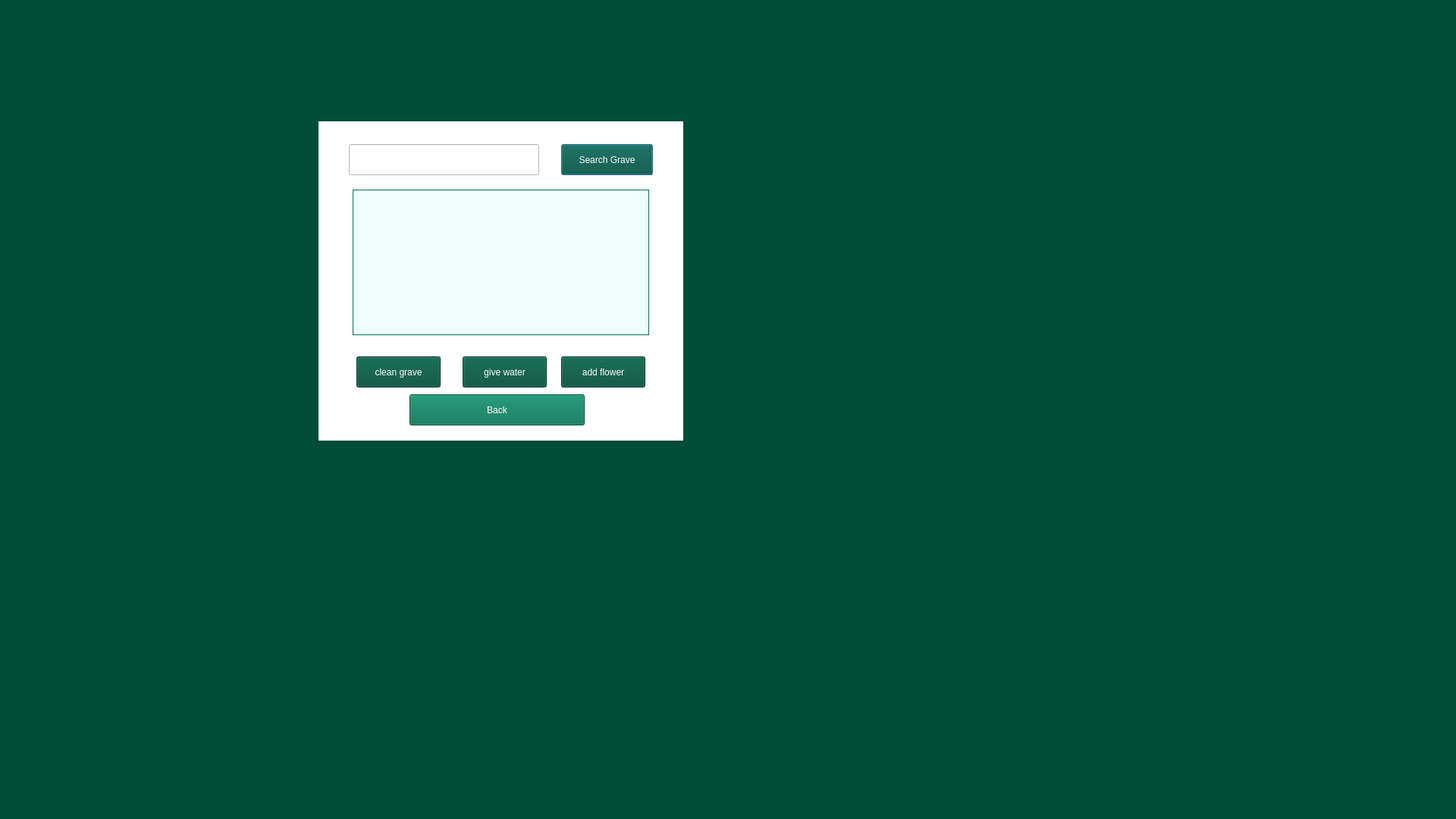
<?xml version="1.0" encoding="UTF-8"?>
<ui version="4.0">
 <class>searchDeadBody</class>
 <widget class="QDialog" name="searchDeadBody">
  <property name="geometry">
   <rect>
    <x>0</x>
    <y>0</y>
    <width>1920</width>
    <height>1080</height>
   </rect>
  </property>
  <property name="minimumSize">
   <size>
    <width>1920</width>
    <height>1080</height>
   </size>
  </property>
  <property name="windowTitle">
   <string>Dialog</string>
  </property>
  <property name="styleSheet">
   <string notr="true">background-color:rgb(0, 77, 56);
color: rgb(255, 255, 255);</string>
  </property>
  <widget class="QStackedWidget" name="stackedWidget">
   <property name="geometry">
    <rect>
     <x>420</x>
     <y>160</y>
     <width>481</width>
     <height>421</height>
    </rect>
   </property>
   <property name="styleSheet">
    <string notr="true">background-color: rgb(255, 255, 255);</string>
   </property>
   <property name="currentIndex">
    <number>0</number>
   </property>
   <widget class="QWidget" name="page_2">
    <widget class="QLineEdit" name="searchLineEdit">
     <property name="geometry">
      <rect>
       <x>40</x>
       <y>30</y>
       <width>251</width>
       <height>41</height>
      </rect>
     </property>
     <property name="styleSheet">
      <string notr="true">background-color: rgb(255, 255, 255);
color: rgb(0, 0, 0);
font: 11pt &quot;Segoe UI&quot;;</string>
     </property>
    </widget>
    <widget class="QPushButton" name="searchButton">
     <property name="geometry">
      <rect>
       <x>320</x>
       <y>30</y>
       <width>121</width>
       <height>41</height>
      </rect>
     </property>
     <property name="styleSheet">
      <string notr="true">background-color: rgb(0, 77, 56);
font: 600 12pt &quot;Segoe UI&quot;;
color: rgb(255, 255, 255);</string>
     </property>
     <property name="text">
      <string>Search Grave</string>
     </property>
    </widget>
    <widget class="QTableWidget" name="graveTable">
     <property name="geometry">
      <rect>
       <x>45</x>
       <y>90</y>
       <width>391</width>
       <height>192</height>
      </rect>
     </property>
     <property name="styleSheet">
      <string notr="true">QTableWidget {
    background-color: rgb(240, 255, 252); /* soft mint background for contrast */
    color: rgb(0, 50, 40); /* dark green text */
    gridline-color: rgb(180, 220, 210); /* soft line */
    border: 1px solid rgb(0, 112, 82);
    selection-background-color: rgb(0, 112, 82); /* selected row */
    selection-color: white;
    alternate-background-color: rgb(225, 245, 238); /* subtle alt row */
}

QTableWidget::item:hover {
    background-color: rgb(0, 112, 82);
    color: white;
}

QHeaderView::section {
    background-color: rgb(0, 112, 82);
    color: white;
    font-weight: bold;
    padding: 6px;
    border: 1px solid rgb(180, 220, 210);
}

QScrollBar:vertical, QScrollBar:horizontal {
    background: rgb(240, 255, 252);
    border: none;
    width: 12px;
    margin: 0px;
}

QScrollBar::handle:vertical, QScrollBar::handle:horizontal {
    background: rgb(0, 112, 82);
    border-radius: 6px;
    min-height: 20px;
}

QScrollBar::add-line:vertical, QScrollBar::sub-line:vertical,
QScrollBar::add-line:horizontal, QScrollBar::sub-line:horizontal {
    background: none;
    border: none;
}

QTableWidget {
    background-color: rgb(240, 255, 252); /* soft mint background for contrast */
    color: rgb(0, 50, 40); /* dark green text */
    gridline-color: rgb(180, 220, 210); /* soft line */
    border: 1px solid rgb(0, 112, 82);
    selection-background-color: rgb(0, 112, 82); /* selected row */
    selection-color: white;
    alternate-background-color: rgb(225, 245, 238); /* subtle alt row */
}

QTableWidget::item:hover {
    background-color: rgb(0, 112, 82);
    color: white;
}

QHeaderView::section {
    background-color: rgb(0, 112, 82);
    color: white;
    font-weight: bold;
    padding: 6px;
    border: 1px solid rgb(180, 220, 210);
}

QScrollBar:vertical, QScrollBar:horizontal {
    background: rgb(240, 255, 252);
    border: none;
    width: 12px;
    margin: 0px;
}

QScrollBar::handle:vertical, QScrollBar::handle:horizontal {
    background: rgb(0, 112, 82);
    border-radius: 6px;
    min-height: 20px;
}

QScrollBar::add-line:vertical, QScrollBar::sub-line:vertical,
QScrollBar::add-line:horizontal, QScrollBar::sub-line:horizontal {
    background: none;
    border: none;
}

QScrollBar:horizontal {
    background: rgb(240, 255, 252);
    border: none;
    height: 12px;  /* ✅ Corrected for horizontal */
    margin: 0px;
}</string>
     </property>
    </widget>
    <widget class="QPushButton" name="cleanButton">
     <property name="geometry">
      <rect>
       <x>50</x>
       <y>310</y>
       <width>111</width>
       <height>41</height>
      </rect>
     </property>
     <property name="styleSheet">
      <string notr="true">background-color: rgb(0,77,56);
color: rgb(255, 255, 255);
font: 12pt &quot;Segoe UI&quot;;</string>
     </property>
     <property name="text">
      <string>clean grave</string>
     </property>
    </widget>
    <widget class="QPushButton" name="waterButton">
     <property name="geometry">
      <rect>
       <x>190</x>
       <y>310</y>
       <width>111</width>
       <height>41</height>
      </rect>
     </property>
     <property name="styleSheet">
      <string notr="true">color: rgb(255, 255, 255);
background-color: rgb(0, 77, 56);
font: 12pt &quot;Segoe UI&quot;;</string>
     </property>
     <property name="text">
      <string>give water</string>
     </property>
    </widget>
    <widget class="QPushButton" name="flowerButton">
     <property name="geometry">
      <rect>
       <x>320</x>
       <y>310</y>
       <width>111</width>
       <height>41</height>
      </rect>
     </property>
     <property name="styleSheet">
      <string notr="true">color: rgb(255, 255, 255);
background-color: rgb(0, 77, 56);
font: 12pt &quot;Segoe UI&quot;;</string>
     </property>
     <property name="text">
      <string>add flower</string>
     </property>
    </widget>
    <widget class="QPushButton" name="back">
     <property name="geometry">
      <rect>
       <x>120</x>
       <y>360</y>
       <width>231</width>
       <height>41</height>
      </rect>
     </property>
     <property name="styleSheet">
      <string notr="true">background-color: rgb(0, 112, 82);
color: rgb(255, 255, 255);
font: 14pt &quot;Segoe UI&quot;;</string>
     </property>
     <property name="text">
      <string>Back</string>
     </property>
    </widget>
   </widget>
  </widget>
 </widget>
 <resources/>
 <connections/>
</ui>
